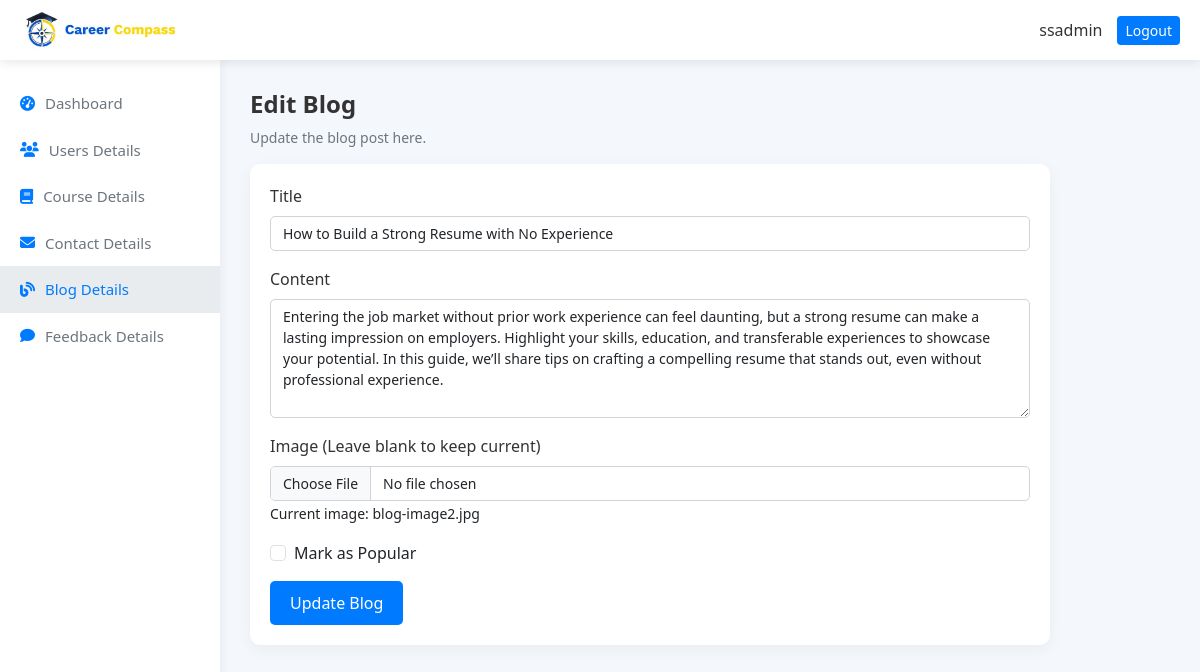
/Admin/edit_blog.php?id=2 (signed in), run on the app's committed database.
### tables this page shows
CREATE TABLE `blog` (
  `id` int(11) NOT NULL,
  `title` varchar(255) NOT NULL,
  `content` text NOT NULL,
  `image` varchar(255) NOT NULL,
  `created_at` datetime NOT NULL DEFAULT current_timestamp(),
  `views` int(11) DEFAULT 0,
  `is_popular` tinyint(1) DEFAULT 0
);

### Admin/edit_blog.php (the view, shortened to what this page needs)
<?php
$conn = new mysqli("localhost", "root", "", "career_compass");
$blog_id = $_GET['id'];
$result = $conn->query("SELECT * FROM blog WHERE id = $blog_id");
$blog = $result->fetch_assoc();
?>
<!DOCTYPE html>
<html lang="en">
<head>
    <link href="https://cdn.jsdelivr.net/npm/bootstrap@5.3.0/dist/css/bootstrap.min.css" rel="stylesheet">
    <link rel="stylesheet" href="https://cdnjs.cloudflare.com/ajax/libs/font-awesome/6.4.0/css/all.min.css">
</head>
<body>
    <div class="header">
        <img src="../images/cclogo.jpg" alt="Career Compass Logo">
        <div class="admin-info">
            <span>ssadmin</span>
            <a href="logout.php" class="btn btn-sm">Logout</a>
        </div>
    </div>
    <div class="sidebar">
        <a href="index.php"><i class="fas fa-tachometer-alt"></i> Dashboard</a>
        <a href="users_details.php"><i class="fas fa-users"></i> Users Details</a>
        <a href="course_details.php"><i class="fas fa-book"></i> Course Details</a>
        <a href="contact_details.php"><i class="fas fa-envelope"></i> Contact Details</a>
        <a href="blog_details.php" class="active"><i class="fas fa-blog"></i> Blog Details</a>
        <a href="feedback_details.php"><i class="fas fa-comment"></i> Feedback Details</a>
    </div>
    <div class="content">
        <h2>Edit Blog</h2>
        <p>Update the blog post here.</p>
        <div class="form-container">
            <form method="POST" enctype="multipart/form-data">
                <div class="mb-3">
                    <label for="title" class="form-label">Title</label>
                    <input type="text" class="form-control" id="title" name="title" value="<?php echo htmlspecialchars($blog['title']); ?>" required>
                </div>
                <div class="mb-3">
                    <label for="content" class="form-label">Content</label>
                    <textarea class="form-control" id="content" name="content" rows="5" required><?php echo htmlspecialchars($blog['content']); ?></textarea>
                </div>
                <div class="mb-3">
                    <label for="image" class="form-label">Image (Leave blank to keep current)</label>
                    <input type="file" class="form-control" id="image" name="image">
                    <small>Current image: <?php echo htmlspecialchars($blog['image']); ?></small>
                </div>
                <div class="mb-3 form-check">
                    <input type="checkbox" class="form-check-input" id="is_popular" name="is_popular" <?php echo $blog['is_popular'] ? 'checked' : ''; ?>>
                    <label class="form-check-label" for="is_popular">Mark as Popular</label>
                </div>
                <button type="submit" class="btn btn-submit">Update Blog</button>
            </form>
        </div>
    </div>
</body>
</html>

### Admin/edit_blog.php (style rules this page uses)
body { margin: 0; font-family: 'Segoe UI', Tahoma, Geneva, Verdana, sans-serif; background: #f4f7fc; }
.header { background: white; box-shadow: 0 2px 10px rgba(0, 0, 0, 0.1); padding: 10px 20px; display: flex; justify-content: space-between; align-items: center; position: fixed; width: 100%; top: 0; z-index: 1000; }
.header img { height: 40px; }
.header .admin-info { display: flex; align-items: center; }
.header .admin-info span { margin-right: 15px; font-weight: 500; color: #333; }
.header .admin-info .btn { background: #007BFF; color: white; border: none; }
.sidebar { width: 220px; background: white; height: 100vh; position: fixed; top: 60px; left: 0; padding-top: 20px; box-shadow: 2px 0 10px rgba(0, 0, 0, 0.05); }
.sidebar a { color: #6c757d; padding: 12px 20px; display: flex; align-items: center; text-decoration: none; font-weight: 500; font-size: 15px; }
.sidebar a i { margin-right: 10px; color: #007BFF; }
.sidebar a:hover, .sidebar a.active { background: #e9ecef; color: #007BFF; }
.content { margin-left: 220px; margin-top: 60px; padding: 30px; }
.content h2 { font-size: 24px; font-weight: 600; color: #333; }
.content p { color: #6c757d; font-size: 14px; }
.form-container { background: white; border-radius: 10px; box-shadow: 0 4px 15px rgba(0, 0, 0, 0.05); padding: 20px; max-width: 800px; }
.form-container .form-label { font-weight: 500; color: #333; }
.form-container .form-control, .form-container .form-control-file { border-radius: 5px; border: 1px solid #ced4da; font-size: 14px; }
.form-container textarea { resize: vertical; }
.form-container .btn-submit { background: #007BFF; color: white; border: none; border-radius: 5px; padding: 10px 20px; font-weight: 500; transition: background 0.3s; }

### data on the page
blog: title "How to Build a Strong Resume with No Experience", content "Entering the job market without prior work experience can feel daunting, but a strong resume can make a lasting impression on employers. Highlight your skills, education, and transferable experiences to showcase your potential. In this guide, we’ll share tips on crafting a compelling resume that stands out, even without professional experience.", image "blog-image2.jpg"
